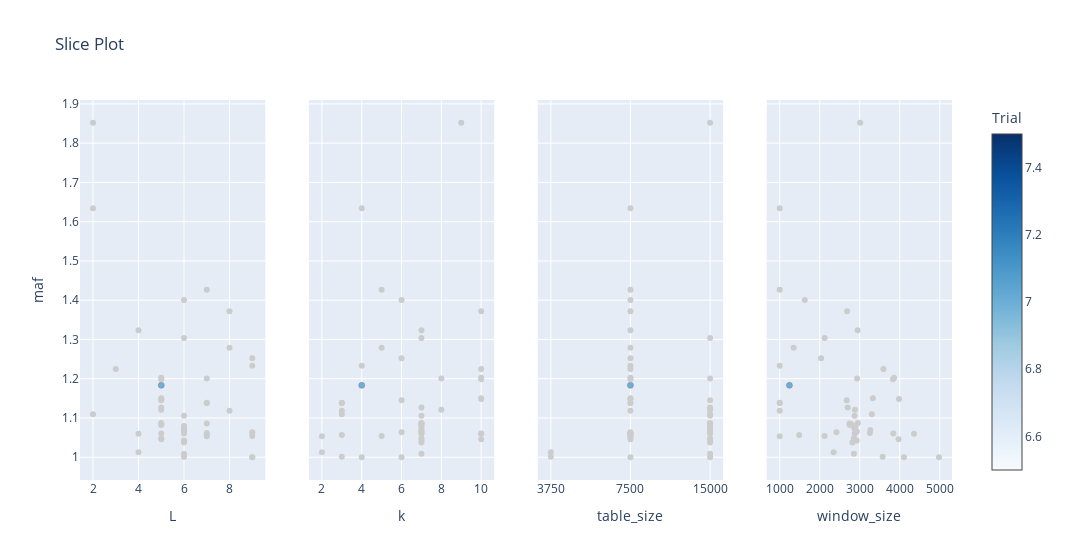

This figure's notebook cell:
### Code cell
plot_slice(lsh_study, target = lambda t: t.values[0], target_name = 'maf')

### Figure 1 — Plotly figure (JSON) as saved in the notebook; plotly's stock layout.template omitted (floating-point values rounded to 4 significant figures)
{"data": [{"marker": {"color": [7], "colorbar": {"title": {"text": "Trial"}, "x": 1, "xpad": 40}, "colorscale": [[0, "rgb(247,251,255)"], [0.125, "rgb(222,235,247)"], [0.25, "rgb(198,219,239)"], [0.375, "rgb(158,202,225)"], [0.5, "rgb(107,174,214)"], [0.625, "rgb(66,146,198)"], [0.75, "rgb(33,113,181)"], [0.875, "rgb(8,81,156)"], [1, "rgb(8,48,107)"]], "line": {"color": "Grey", "width": 0.5}, "showscale": true}, "mode": "markers", "name": "Feasible Trial", "showlegend": false, "type": "scatter", "x": [5], "xaxis": "x", "y": [1.183], "yaxis": "y"}, {"marker": {"color": "#cccccc"}, "mode": "markers", "name": "Infeasible Trial", "showlegend": false, "type": "scatter", "x": [4, 9, 6, 2, 4, 9, 6, 4, 7, 5, 8, 7, 2, 6, 5, 7, 5, 8, 7, 3, 5, 5, 5, 5, 5, 5, 5, 6, 7, 7, 5, 5, 8, 5, 7, 6, 6, 2, 7, 6, 6, 9, 6, 6, 9, 6, 9, 6, 9], "xaxis": "x", "y": [1.06, 1, 1.07, 1.11, 1.013, 1, 1.001, 1.324, 1.062, 1.121, 1.279, 1.086, 1.634, 1.401, 1.145, 1.201, 1.151, 1.372, 1.053, 1.225, 1.046, 1.199, 1.148, 1.087, 1.048, 1.061, 1.202, 1.038, 1.057, 1.139, 1.084, 1.127, 1.119, 1.082, 1.138, 1.043, 1.304, 1.852, 1.427, 1.066, 1.073, 1.233, 1.06, 1.08, 1.063, 1.009, 1.054, 1.106, 1.252], "yaxis": "y"}, {"marker": {"color": [7], "colorbar": {"title": {"text": "Trial"}, "x": 1, "xpad": 40}, "colorscale": [[0, "rgb(247,251,255)"], [0.125, "rgb(222,235,247)"], [0.25, "rgb(198,219,239)"], [0.375, "rgb(158,202,225)"], [0.5, "rgb(107,174,214)"], [0.625, "rgb(66,146,198)"], [0.75, "rgb(33,113,181)"], [0.875, "rgb(8,81,156)"], [1, "rgb(8,48,107)"]], "line": {"color": "Grey", "width": 0.5}, "showscale": false}, "mode": "markers", "name": "Feasible Trial", "showlegend": false, "type": "scatter", "x": [4], "xaxis": "x2", "y": [1.183], "yaxis": "y2"}, {"marker": {"color": "#cccccc"}, "mode": "markers", "name": "Infeasible Trial", "showlegend": false, "type": "scatter", "x": [10, 6, 7, 3, 2, 4, 3, 7, 7, 8, 5, 7, 4, 6, 6, 8, 10, 10, 2, 10, 10, 10, 10, 7, 7, 10, 10, 7, 3, 3, 7, 7, 3, 7, 3, 7, 7, 9, 5, 7, 7, 4, 7, 7, 6, 7, 5, 7, 6], "xaxis": "x2", "y": [1.06, 1, 1.07, 1.11, 1.013, 1, 1.001, 1.324, 1.062, 1.121, 1.279, 1.086, 1.634, 1.401, 1.145, 1.201, 1.151, 1.372, 1.053, 1.225, 1.046, 1.199, 1.148, 1.087, 1.048, 1.061, 1.202, 1.038, 1.057, 1.139, 1.084, 1.127, 1.119, 1.082, 1.138, 1.043, 1.304, 1.852, 1.427, 1.066, 1.073, 1.233, 1.06, 1.08, 1.063, 1.009, 1.054, 1.106, 1.252], "yaxis": "y2"}, {"marker": {"color": [7], "colorbar": {"title": {"text": "Trial"}, "x": 1, "xpad": 40}, "colorscale": [[0, "rgb(247,251,255)"], [0.125, "rgb(222,235,247)"], [0.25, "rgb(198,219,239)"], [0.375, "rgb(158,202,225)"], [0.5, "rgb(107,174,214)"], [0.625, "rgb(66,146,198)"], [0.75, "rgb(33,113,181)"], [0.875, "rgb(8,81,156)"], [1, "rgb(8,48,107)"]], "line": {"color": "Grey", "width": 0.5}, "showscale": false}, "mode": "markers", "name": "Feasible Trial", "showlegend": false, "type": "scatter", "x": [7500], "xaxis": "x3", "y": [1.183], "yaxis": "y3"}, {"marker": {"color": "#cccccc"}, "mode": "markers", "name": "Infeasible Trial", "showlegend": false, "type": "scatter", "x": [7500, 7500, 15000, 15000, 3750, 15000, 3750, 7500, 7500, 15000, 7500, 15000, 7500, 7500, 15000, 15000, 7500, 7500, 7500, 7500, 7500, 7500, 7500, 15000, 15000, 7500, 7500, 15000, 7500, 7500, 15000, 15000, 7500, 15000, 7500, 15000, 15000, 15000, 7500, 15000, 15000, 7500, 15000, 15000, 7500, 15000, 7500, 15000, 7500], "xaxis": "x3", "y": [1.06, 1, 1.07, 1.11, 1.013, 1, 1.001, 1.324, 1.062, 1.121, 1.279, 1.086, 1.634, 1.401, 1.145, 1.201, 1.151, 1.372, 1.053, 1.225, 1.046, 1.199, 1.148, 1.087, 1.048, 1.061, 1.202, 1.038, 1.057, 1.139, 1.084, 1.127, 1.119, 1.082, 1.138, 1.043, 1.304, 1.852, 1.427, 1.066, 1.073, 1.233, 1.06, 1.08, 1.063, 1.009, 1.054, 1.106, 1.252], "yaxis": "y3"}, {"marker": {"color": [7], "colorbar": {"title": {"text": "Trial"}, "x": 1, "xpad": 40}, "colorscale": [[0, "rgb(247,251,255)"], [0.125, "rgb(222,235,247)"], [0.25, "rgb(198,219,239)"], [0.375, "rgb(158,202,225)"], [0.5, "rgb(107,174,214)"], [0.625, "rgb(66,146,198)"], [0.75, "rgb(33,113,181)"], [0.875, "rgb(8,81,156)"], [1, "rgb(8,48,107)"]], "line": {"color": "Grey", "width": 0.5}, "showscale": false}, "mode": "markers", "name": "Feasible Trial", "showlegend": false, "type": "scatter", "x": [1243], "xaxis": "x4", "y": [1.183], "yaxis": "y4"}, {"marker": {"color": "#cccccc"}, "mode": "markers", "name": "Infeasible Trial", "showlegend": false, "type": "scatter", "x": [4356, 4106, 3265, 3303, 2346, 4981, 3574, 2948, 3255, 2879, 1348, 2746, 1000, 1626, 2675, 2934, 3328, 2684, 1000, 3591, 3970, 3829, 3981, 2953, 2852, 3840, 3858, 2818, 1486, 1000, 2791, 2700, 1000, 2749, 1000, 2926, 2124, 3011, 1000, 2928, 2865, 1000, 2875, 2898, 2418, 2854, 2121, 2871, 2035], "xaxis": "x4", "y": [1.06, 1, 1.07, 1.11, 1.013, 1, 1.001, 1.324, 1.062, 1.121, 1.279, 1.086, 1.634, 1.401, 1.145, 1.201, 1.151, 1.372, 1.053, 1.225, 1.046, 1.199, 1.148, 1.087, 1.048, 1.061, 1.202, 1.038, 1.057, 1.139, 1.084, 1.127, 1.119, 1.082, 1.138, 1.043, 1.304, 1.852, 1.427, 1.066, 1.073, 1.233, 1.06, 1.08, 1.063, 1.009, 1.054, 1.106, 1.252], "yaxis": "y4"}], "layout": {"title": {"text": "Slice Plot"}, "width": 1200, "xaxis": {"anchor": "y", "domain": [0, 0.2125], "title": {"text": "L"}}, "xaxis2": {"anchor": "y2", "domain": [0.2625, 0.475], "title": {"text": "k"}}, "xaxis3": {"anchor": "y3", "categoryarray": [3750, 7500, 15000], "categoryorder": "array", "domain": [0.525, 0.7375], "title": {"text": "table_size"}, "type": "category"}, "xaxis4": {"anchor": "y4", "domain": [0.7875, 1], "title": {"text": "window_size"}}, "yaxis": {"anchor": "x", "domain": [0, 1], "title": {"text": "maf"}}, "yaxis2": {"anchor": "x2", "domain": [0, 1], "matches": "y", "showticklabels": false}, "yaxis3": {"anchor": "x3", "domain": [0, 1], "matches": "y", "showticklabels": false}, "yaxis4": {"anchor": "x4", "domain": [0, 1], "matches": "y", "showticklabels": false}}}
